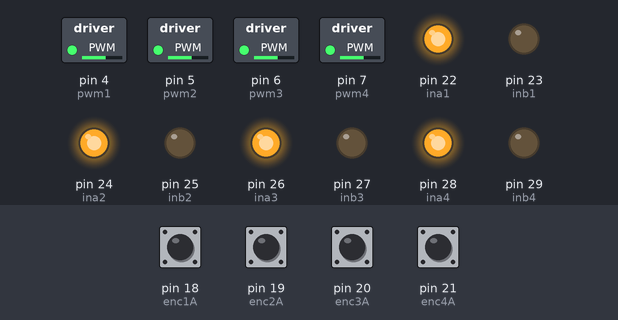
A sketch run on a simulated Arduino Mega 2560, built with avr-gcc and run on an emulated ATmega2560. Shown: switched loads named in the sketch (green lamp = pin HIGH), output pins drawn as LEDs (lit = HIGH). Inputs (shaded band) come from the test bench; at power-on: pin 18 (enc1A), pin 19 (enc2A), pin 20 (enc3A), pin 21 (enc4A) HIGH. What the sketch prints to the serial monitor is not drawn.

Above: at 0.1 s.
Timing chart, 0 to 1.6 s (numbered marks = the images above):
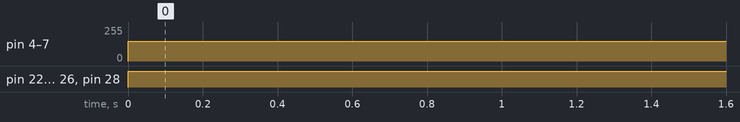

Measured:
- by itself, pin 4 (pwm1), pin 5 (pwm2), pin 6 (pwm3), pin 7 (pwm4): 0/255 → 150/255 at 0.00 s
- by itself, pin 22 (ina1), pin 24 (ina2), pin 26 (ina3), pin 28 (ina4): LOW → HIGH at 0.00 s

The sketch:

FIT0186_DFR0601_Motor_Driver_Test.ino
```cpp
// Test Code for FIT0186 Motors and DFR0601 Motor Drivers
// --- Motor 1 (Driver A, Channel 1) ---
const int pwm1 = 4;   const int ina1 = 22;  const int inb1 = 23;
const int enc1A = 18; const int enc1B = 30; // Interrupt on 18

// --- Motor 2 (Driver A, Channel 2) ---
const int pwm2 = 5;   const int ina2 = 24;  const int inb2 = 25;
const int enc2A = 19; const int enc2B = 31; // Interrupt on 19

// --- Motor 3 (Driver B, Channel 1) ---
const int pwm3 = 6;   const int ina3 = 26;  const int inb3 = 27;
const int enc3A = 20; const int enc3B = 32; // Interrupt on 20

// --- Motor 4 (Driver B, Channel 2) ---
const int pwm4 = 7;   const int ina4 = 28;  const int inb4 = 29;
const int enc4A = 21; const int enc4B = 33; // Interrupt on 21

// --- Encoder Variables ---
volatile long pos1 = 0, pos2 = 0, pos3 = 0, pos4 = 0;

void setup() {
  Serial.begin(115200);

  // Set Control Pins
  int outPins[] = {pwm1, ina1, inb1, pwm2, ina2, inb2, pwm3, ina3, inb3, pwm4, ina4, inb4};
  for(int i=0; i<12; i++) pinMode(outPins[i], OUTPUT);

  // Set Encoder Pins
  int inPins[] = {enc1A, enc1B, enc2A, enc2B, enc3A, enc3B, enc4A, enc4B};
  for(int i=0; i<8; i++) pinMode(inPins[i], INPUT_PULLUP);

  // Attach Interrupts (Mega Pins 18, 19, 20, 21)
  attachInterrupt(digitalPinToInterrupt(enc1A), readEncoder1, RISING);
  attachInterrupt(digitalPinToInterrupt(enc2A), readEncoder2, RISING);
  attachInterrupt(digitalPinToInterrupt(enc3A), readEncoder3, RISING);
  attachInterrupt(digitalPinToInterrupt(enc4A), readEncoder4, RISING);

  Serial.println("4-Motor System Ready.");
}

void loop() {
  setAllMotors(150, true); // Speed 150, Forward=true

  // Debug Print
  Serial.print("P1:"); Serial.print(pos1);
  Serial.print(" | P2:"); Serial.print(pos2);
  Serial.print(" | P3:"); Serial.print(pos3);
  Serial.print(" | P4:"); Serial.println(pos4);

  delay(100);
}

void setAllMotors(int speed, bool forward) {
  digitalWrite(ina1, forward); digitalWrite(inb1, !forward);
  digitalWrite(ina2, forward); digitalWrite(inb2, !forward);
  digitalWrite(ina3, forward); digitalWrite(inb3, !forward);
  digitalWrite(ina4, forward); digitalWrite(inb4, !forward);

  analogWrite(pwm1, speed); analogWrite(pwm2, speed);
  analogWrite(pwm3, speed); analogWrite(pwm4, speed);
}

// --- Interrupt Functions ---
void readEncoder1() { (digitalRead(enc1B)) ? pos1++ : pos1--; }
void readEncoder2() { (digitalRead(enc2B)) ? pos2++ : pos2--; }
void readEncoder3() { (digitalRead(enc3B)) ? pos3++ : pos3--; }
void readEncoder4() { (digitalRead(enc4B)) ? pos4++ : pos4--; }
```
